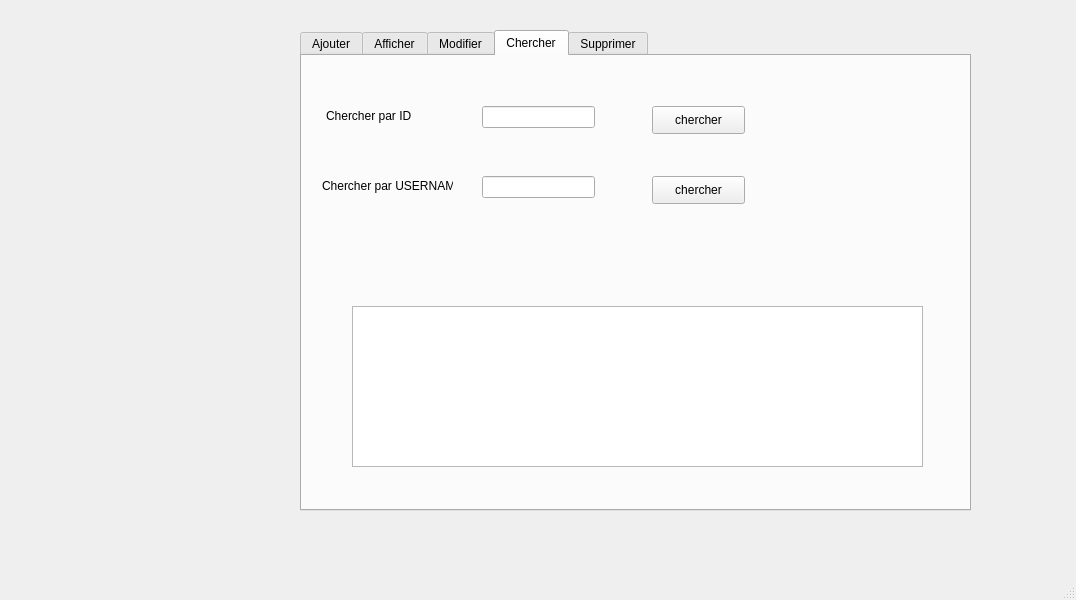
<?xml version="1.0" encoding="UTF-8"?>
<ui version="4.0">
 <class>gestion</class>
 <widget class="QMainWindow" name="gestion">
  <property name="geometry">
   <rect>
    <x>0</x>
    <y>0</y>
    <width>1076</width>
    <height>600</height>
   </rect>
  </property>
  <property name="windowTitle">
   <string>MainWindow</string>
  </property>
  <widget class="QWidget" name="centralwidget">
   <widget class="QTabWidget" name="tabWidget">
    <property name="geometry">
     <rect>
      <x>300</x>
      <y>30</y>
      <width>671</width>
      <height>481</height>
     </rect>
    </property>
    <property name="whatsThis">
     <string>&lt;html&gt;&lt;head/&gt;&lt;body&gt;&lt;p&gt;Modifier&lt;/p&gt;&lt;p&gt;&lt;br/&gt;&lt;/p&gt;&lt;p&gt;&lt;br/&gt;&lt;/p&gt;&lt;/body&gt;&lt;/html&gt;</string>
    </property>
    <property name="currentIndex">
     <number>3</number>
    </property>
    <widget class="QWidget" name="tab">
     <attribute name="title">
      <string>Ajouter</string>
     </attribute>
     <widget class="QLabel" name="label">
      <property name="geometry">
       <rect>
        <x>150</x>
        <y>120</y>
        <width>61</width>
        <height>16</height>
       </rect>
      </property>
      <property name="text">
       <string>ID</string>
      </property>
     </widget>
     <widget class="QLabel" name="label_2">
      <property name="geometry">
       <rect>
        <x>140</x>
        <y>160</y>
        <width>47</width>
        <height>13</height>
       </rect>
      </property>
      <property name="text">
       <string>username</string>
      </property>
     </widget>
     <widget class="QLineEdit" name="id">
      <property name="geometry">
       <rect>
        <x>260</x>
        <y>120</y>
        <width>113</width>
        <height>20</height>
       </rect>
      </property>
     </widget>
     <widget class="QLineEdit" name="username">
      <property name="geometry">
       <rect>
        <x>260</x>
        <y>150</y>
        <width>113</width>
        <height>20</height>
       </rect>
      </property>
     </widget>
     <widget class="QPushButton" name="pb_ajouter">
      <property name="geometry">
       <rect>
        <x>410</x>
        <y>260</y>
        <width>75</width>
        <height>23</height>
       </rect>
      </property>
      <property name="text">
       <string>Ajouter</string>
      </property>
     </widget>
     <widget class="QLabel" name="label_here">
      <property name="geometry">
       <rect>
        <x>450</x>
        <y>10</y>
        <width>121</width>
        <height>101</height>
       </rect>
      </property>
      <property name="text">
       <string/>
      </property>
     </widget>
    </widget>
    <widget class="QWidget" name="tab_2">
     <property name="enabled">
      <bool>true</bool>
     </property>
     <attribute name="title">
      <string>Afficher</string>
     </attribute>
     <widget class="QTableView" name="tabproduit">
      <property name="geometry">
       <rect>
        <x>10</x>
        <y>10</y>
        <width>501</width>
        <height>321</height>
       </rect>
      </property>
     </widget>
     <widget class="QPushButton" name="sortid">
      <property name="geometry">
       <rect>
        <x>540</x>
        <y>220</y>
        <width>93</width>
        <height>28</height>
       </rect>
      </property>
      <property name="text">
       <string>Sort  ID</string>
      </property>
     </widget>
     <widget class="QPushButton" name="sorttype">
      <property name="geometry">
       <rect>
        <x>540</x>
        <y>300</y>
        <width>93</width>
        <height>28</height>
       </rect>
      </property>
      <property name="text">
       <string>Sort username</string>
      </property>
     </widget>
     <widget class="QPushButton" name="pushButton">
      <property name="geometry">
       <rect>
        <x>540</x>
        <y>60</y>
        <width>93</width>
        <height>28</height>
       </rect>
      </property>
      <property name="text">
       <string>Verifier</string>
      </property>
     </widget>
    </widget>
    <widget class="QWidget" name="tab_4">
     <attribute name="title">
      <string>Modifier</string>
     </attribute>
     <widget class="QLabel" name="label_7">
      <property name="geometry">
       <rect>
        <x>180</x>
        <y>120</y>
        <width>61</width>
        <height>16</height>
       </rect>
      </property>
      <property name="text">
       <string>ID</string>
      </property>
     </widget>
     <widget class="QLineEdit" name="idm">
      <property name="geometry">
       <rect>
        <x>290</x>
        <y>120</y>
        <width>113</width>
        <height>20</height>
       </rect>
      </property>
      <property name="text">
       <string/>
      </property>
     </widget>
     <widget class="QLineEdit" name="typem">
      <property name="geometry">
       <rect>
        <x>290</x>
        <y>170</y>
        <width>113</width>
        <height>20</height>
       </rect>
      </property>
     </widget>
     <widget class="QLabel" name="label_5">
      <property name="geometry">
       <rect>
        <x>180</x>
        <y>170</y>
        <width>47</width>
        <height>13</height>
       </rect>
      </property>
      <property name="text">
       <string>username</string>
      </property>
     </widget>
     <widget class="QPushButton" name="modifier">
      <property name="geometry">
       <rect>
        <x>440</x>
        <y>250</y>
        <width>75</width>
        <height>23</height>
       </rect>
      </property>
      <property name="text">
       <string>Modifier</string>
      </property>
     </widget>
    </widget>
    <widget class="QWidget" name="tab_5">
     <attribute name="title">
      <string>Chercher</string>
     </attribute>
     <widget class="QPushButton" name="chercheid">
      <property name="geometry">
       <rect>
        <x>350</x>
        <y>50</y>
        <width>93</width>
        <height>28</height>
       </rect>
      </property>
      <property name="text">
       <string>chercher</string>
      </property>
     </widget>
     <widget class="QLabel" name="label_8">
      <property name="geometry">
       <rect>
        <x>24</x>
        <y>50</y>
        <width>91</width>
        <height>20</height>
       </rect>
      </property>
      <property name="text">
       <string>Chercher par ID</string>
      </property>
     </widget>
     <widget class="QLineEdit" name="cid">
      <property name="geometry">
       <rect>
        <x>180</x>
        <y>50</y>
        <width>113</width>
        <height>22</height>
       </rect>
      </property>
     </widget>
     <widget class="QLabel" name="label_9">
      <property name="geometry">
       <rect>
        <x>20</x>
        <y>120</y>
        <width>131</width>
        <height>20</height>
       </rect>
      </property>
      <property name="text">
       <string>Chercher par USERNAME</string>
      </property>
     </widget>
     <widget class="QPushButton" name="cherchertype">
      <property name="geometry">
       <rect>
        <x>350</x>
        <y>120</y>
        <width>93</width>
        <height>28</height>
       </rect>
      </property>
      <property name="text">
       <string>chercher</string>
      </property>
     </widget>
     <widget class="QLineEdit" name="ctype">
      <property name="geometry">
       <rect>
        <x>180</x>
        <y>120</y>
        <width>113</width>
        <height>22</height>
       </rect>
      </property>
     </widget>
     <widget class="QTableView" name="tabproduit2">
      <property name="geometry">
       <rect>
        <x>50</x>
        <y>250</y>
        <width>571</width>
        <height>161</height>
       </rect>
      </property>
     </widget>
    </widget>
    <widget class="QWidget" name="tab_3">
     <attribute name="title">
      <string>Supprimer</string>
     </attribute>
     <widget class="QLineEdit" name="ids">
      <property name="geometry">
       <rect>
        <x>230</x>
        <y>70</y>
        <width>113</width>
        <height>20</height>
       </rect>
      </property>
     </widget>
     <widget class="QLabel" name="label_4">
      <property name="geometry">
       <rect>
        <x>110</x>
        <y>70</y>
        <width>61</width>
        <height>16</height>
       </rect>
      </property>
      <property name="text">
       <string>Identifiant</string>
      </property>
     </widget>
     <widget class="QPushButton" name="pb_supprimer">
      <property name="geometry">
       <rect>
        <x>360</x>
        <y>70</y>
        <width>75</width>
        <height>23</height>
       </rect>
      </property>
      <property name="text">
       <string>Supprimer</string>
      </property>
     </widget>
    </widget>
   </widget>
   <widget class="QPushButton" name="pushButton_retour">
    <property name="geometry">
     <rect>
      <x>210</x>
      <y>440</y>
      <width>71</width>
      <height>51</height>
     </rect>
    </property>
    <property name="styleSheet">
     <string notr="true">#pushButton_retour{
background-color: transparent;
border-image: url(:/img/img/retour.jpg);
background: none;
border: none;
background-repeat: none;
color : gray ;

font-size: 20px;
}</string>
    </property>
    <property name="text">
     <string/>
    </property>
   </widget>
   <widget class="QLabel" name="label_3">
    <property name="geometry">
     <rect>
      <x>10</x>
      <y>20</y>
      <width>281</width>
      <height>481</height>
     </rect>
    </property>
    <property name="styleSheet">
     <string notr="true">#label_3 {
background-color: transparent;
border-image: url(:/img/img/espace admin.jpg);
background: none;
border: none;
background-repeat: none;
}</string>
    </property>
    <property name="text">
     <string/>
    </property>
   </widget>
   <zorder>label_3</zorder>
   <zorder>tabWidget</zorder>
   <zorder>pushButton_retour</zorder>
  </widget>
  <widget class="QMenuBar" name="menubar">
   <property name="geometry">
    <rect>
     <x>0</x>
     <y>0</y>
     <width>1076</width>
     <height>21</height>
    </rect>
   </property>
  </widget>
  <widget class="QStatusBar" name="statusbar"/>
 </widget>
 <resources/>
 <connections/>
</ui>
